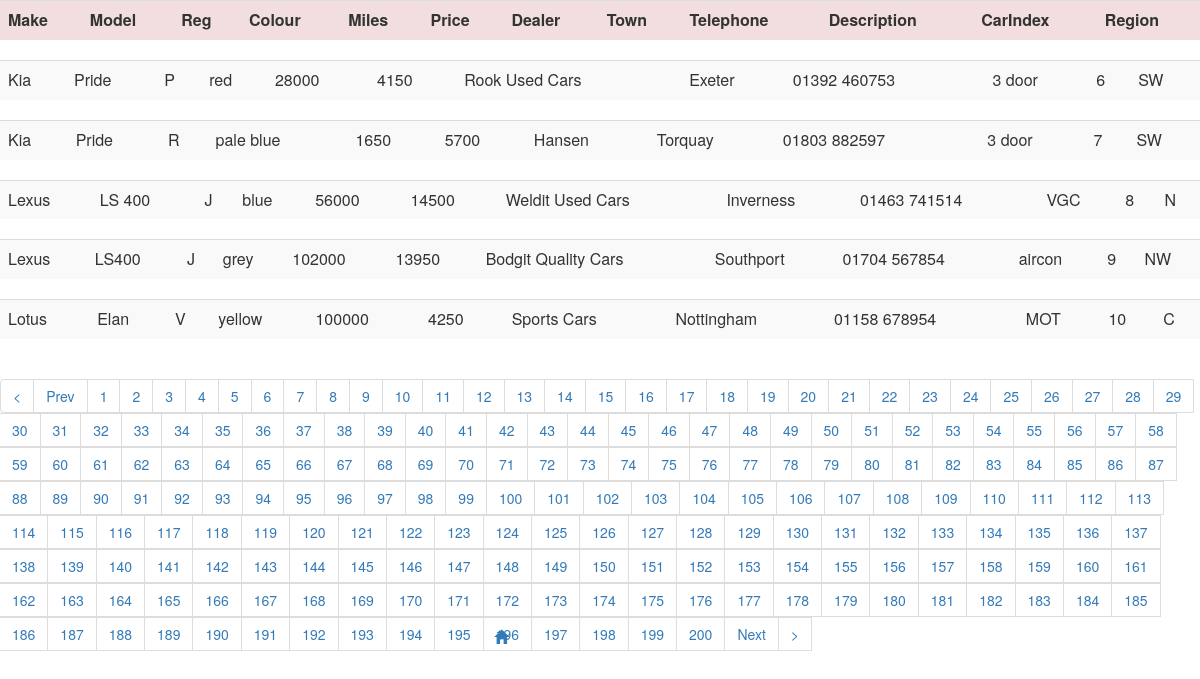
/newweb/admin/viewcars.php?page=2, run on the app's committed database.
### tables this page shows
CREATE TABLE cars (
  make varchar(10) default NULL,
  model varchar(15) default NULL,
  Reg varchar(1) default NULL,
  colour varchar(10) default NULL,
  miles varchar(6) default NULL,
  price int(11) default NULL,
  dealer varchar(50) default NULL,
  town varchar(20) default NULL,
  telephone varchar(15) default NULL,
  description varchar(30) default NULL,
  carIndex int(11) default NULL,
  region varchar(10) default NULL
);

### newweb/admin/viewcars.php (the view, shortened to what this page needs)
<html>
<head>
<link rel="stylesheet" href="https://maxcdn.bootstrapcdn.com/bootstrap/3.3.6/css/bootstrap.min.css">
<link rel="stylesheet" href="https://maxcdn.bootstrapcdn.com/bootstrap/3.3.6/css/bootstrap-theme.min.css">
<link rel="stylesheet" href="//code.jquery.com/ui/1.10.4/themes/smoothness/jquery-ui.css">
<link rel="stylesheet" href="https://maxcdn.bootstrapcdn.com/font-awesome/4.5.0/css/font-awesome.min.css">
</head>
<body>
<table class="table table-striped">
	<tr class="danger">
        <th>Make</th>
        <th>Model</th>
        <th>Reg</th>
        <th>Colour</th>
        <th>Miles</th>
        <th>Price</th>
        <th>Dealer</th>
        <th>Town</th>
        <th>Telephone</th>
        <th>Description</th>
        <th>CarIndex</th>
        <th>Region</th>
		</tr>
        <?php
	$servername = "localhost";
    $username = "root";
    $password = "Neptune";
    $dbname = "assignment";
    $conn = new mysqli($servername, $username, $password, $dbname);
	$perpage = 5;
        if (isset($_GET["page"])) {
            $page = intval($_GET["page"]);
        } else {
            $page = 1;
        }
        $calc = $perpage * $page;
        $start = $calc - $perpage;
        $records = $conn->query("select * from cars Limit $start, $perpage");
        $rows = mysqli_num_rows($records);
        if ($rows) {
	?>
	<div>
<?php
            if ($records->num_rows > 0) {
                while ($vehicle = $records->fetch_assoc()) {
                    echo
					"<table class='table table-striped'>"
                    ."<tr><td>" .$vehicle['make']."</td>"
					."<td>".$vehicle['model']. "</td>"
                    . "<td>" .$vehicle['Reg'] ."</td>"
                    ."<td>" .$vehicle['colour']."</td>"
					."<td>".$vehicle['miles']."</td>"
                    ."<td>" .$vehicle['price'] ."</td>"
                    . "<td>".$vehicle['dealer'] ."</td>"
                    . "<td>".$vehicle['town'] ."</td>"
                    ."<td>" .$vehicle['telephone'] ."</td>"
                    . "<td>" .$vehicle['description'] ."</td>"
                    ."<td>".$vehicle['carIndex'] ."</td>"
                    . "<td>" .$vehicle['region'] ."</td>"
					."</tr>"
					."</table>";
                }
            }
        }
		?>
    </table>
	<ul class='pagination'>
    <li><a href='viewcars.php?page=1'><</a></li>
    <?php
    if (isset($page)) {
        $result = mysqli_query($conn, "select Count(*) As Total from cars");
        $rows = mysqli_num_rows($result);
        if ($rows) {
            $rs = mysqli_fetch_assoc($result);
            $total = $rs["Total"];
        }
        $totalPages = ceil($total / $perpage);
        if ($page > 1) {
            $j = $page - 1;
            echo "<li><a href='viewcars.php?page=$j'>Prev</a></li>";
        }
        for ($i = 1; $i <= $totalPages; $i++) {
            if ($i <> $page) {
                echo "<li><a href='viewcars.php?page=$i'>$i</a></li>";
            } else {
                echo "<li><a class='active href='viewcars.php?page=$i'>$i</a></li>";
            }
        }
        if ($page != $totalPages) {
            $j = $page + 1;
            echo "<li><a href='viewcars.php?page=$j'>Next</a></li>";
        }
        echo "<li><a href='viewcars.php?page=$totalPages'>></a></li>";
		echo "<a href='index.php'><span class='glyphicon glyphicon-home'
		style='margin-top:250px; margin-left:-700px;'></span>";
    }
    ?>
</ul>
</body>
</html>

### data on the page
cars: make "Kia", model "Pride", Reg "P", colour "red", miles "28000", price "4150", dealer "Rook Used Cars", town "Exeter", telephone "01392 460753", description "3 door", carIndex "6", region "SW"
cars: make "Kia", model "Pride", Reg "R", colour "pale blue", miles "1650", price "5700", dealer "Hansen", town "Torquay", telephone "01803 882597", description "3 door", carIndex "7", region "SW"
cars: make "Lexus", model "LS 400", Reg "J", colour "blue", miles "56000", price "14500", dealer "Weldit Used Cars", town "Inverness", telephone "01463 741514", description "VGC", carIndex "8", region "N"
cars: make "Lexus", model "LS400", Reg "J", colour "grey", miles "102000", price "13950", dealer "Bodgit Quality Cars", town "Southport", telephone "01704 567854", description "aircon", carIndex "9", region "NW"
cars: make "Lotus", model "Elan", Reg "V", colour "yellow", miles "100000", price "4250", dealer "Sports Cars", town "Nottingham", telephone "01158 678954", description "MOT", carIndex "10", region "C"
